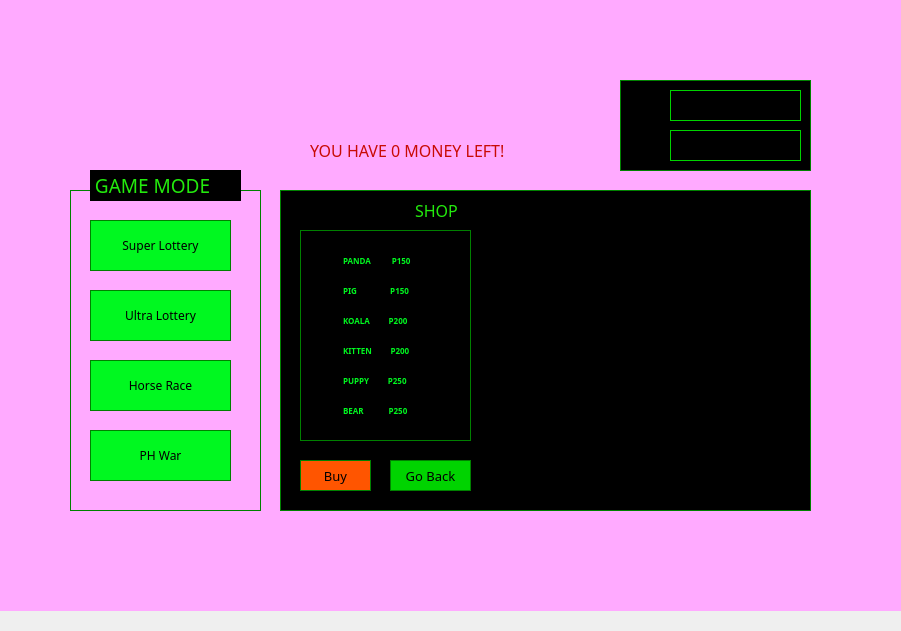
   <widget class="QWidget" name="wmainmenu" native="true">
    <property name="geometry">
     <rect>
      <x>0</x>
      <y>0</y>
      <width>901</width>
      <height>631</height>
     </rect>
    </property>
    <widget class="QLabel" name="mbg">
     <property name="geometry">
      <rect>
       <x>-40</x>
       <y>-10</y>
       <width>971</width>
       <height>621</height>
      </rect>
     </property>
     <property name="mouseTracking">
      <bool>false</bool>
     </property>
     <property name="styleSheet">
      <string notr="true">background-color: rgb(255, 255, 255);
background-color: rgb(255, 170, 255);</string>
     </property>
     <property name="text">
      <string/>
     </property>
     <property name="pixmap">
      <pixmap>../lotterygamez/layout1.png</pixmap>
     </property>
     <property name="scaledContents">
      <bool>true</bool>
     </property>
    </widget>
    <widget class="QLabel" name="lblogo">
     <property name="geometry">
      <rect>
       <x>70</x>
       <y>90</y>
       <width>231</width>
       <height>71</height>
      </rect>
     </property>
     <property name="text">
      <string/>
     </property>
     <property name="pixmap">
      <pixmap>../lotterygamez/LOGOLG.png</pixmap>
     </property>
     <property name="scaledContents">
      <bool>true</bool>
     </property>
    </widget>
    <widget class="QFrame" name="frnamewallet">
     <property name="geometry">
      <rect>
       <x>620</x>
       <y>80</y>
       <width>191</width>
       <height>91</height>
      </rect>
     </property>
     <property name="styleSheet">
      <string notr="true">border: 1px solid green;
background-color: rgb(0, 0, 0);</string>
     </property>
     <property name="frameShape">
      <enum>QFrame::StyledPanel</enum>
     </property>
     <property name="frameShadow">
      <enum>QFrame::Raised</enum>
     </property>
     <widget class="QLabel" name="lblwallet">
      <property name="geometry">
       <rect>
        <x>50</x>
        <y>50</y>
        <width>131</width>
        <height>31</height>
       </rect>
      </property>
      <property name="font">
       <font>
        <family>OCR A Extended</family>
        <pointsize>12</pointsize>
       </font>
      </property>
      <property name="styleSheet">
       <string notr="true">color: rgb(0, 211, 0);
border-color: rgb(0, 211, 0);</string>
      </property>
      <property name="text">
       <string/>
      </property>
     </widget>
     <widget class="QLabel" name="picwallet">
      <property name="geometry">
       <rect>
        <x>10</x>
        <y>50</y>
        <width>31</width>
        <height>31</height>
       </rect>
      </property>
      <property name="styleSheet">
       <string notr="true">background-color: none;
border-color: none;</string>
      </property>
      <property name="text">
       <string/>
      </property>
      <property name="pixmap">
       <pixmap>../lotterygamez/walleticon.png</pixmap>
      </property>
      <property name="scaledContents">
       <bool>true</bool>
      </property>
     </widget>
     <widget class="QLabel" name="picuser">
      <property name="geometry">
       <rect>
        <x>10</x>
        <y>10</y>
        <width>31</width>
        <height>31</height>
       </rect>
      </property>
      <property name="styleSheet">
       <string notr="true">background-color: none;
border-color: none;</string>
      </property>
      <property name="text">
       <string/>
      </property>
      <property name="pixmap">
       <pixmap>playericon.png</pixmap>
      </property>
      <property name="scaledContents">
       <bool>true</bool>
      </property>
     </widget>
     <widget class="QLabel" name="lblpname">
      <property name="geometry">
       <rect>
        <x>50</x>
        <y>10</y>
        <width>131</width>
        <height>31</height>
       </rect>
      </property>
      <property name="font">
       <font>
        <family>OCR A Extended</family>
        <pointsize>12</pointsize>
       </font>
      </property>
      <property name="styleSheet">
       <string notr="true">color: rgb(0, 211, 0);
border-color: rgb(0, 211, 0);</string>
      </property>
      <property name="text">
       <string/>
      </property>
     </widget>
    </widget>
    <widget class="QFrame" name="frgames">
     <property name="geometry">
      <rect>
       <x>70</x>
       <y>190</y>
       <width>191</width>
       <height>321</height>
      </rect>
     </property>
     <property name="styleSheet">
      <string notr="true">border: 1px solid green;</string>
     </property>
     <property name="frameShape">
      <enum>QFrame::StyledPanel</enum>
     </property>
     <property name="frameShadow">
      <enum>QFrame::Raised</enum>
     </property>
     <widget class="QPushButton" name="pbsuperlottery">
      <property name="geometry">
       <rect>
        <x>20</x>
        <y>30</y>
        <width>141</width>
        <height>51</height>
       </rect>
      </property>
      <property name="font">
       <font>
        <family>OCR A Extended</family>
        <pointsize>9</pointsize>
       </font>
      </property>
      <property name="styleSheet">
       <string notr="true">QPushButton
{
   
	background-color: rgb(0, 248, 32);
}

QPushButton:hover
{
   
	background-color: rgb(143, 255, 39);
	
}

QPushButton:pressed
{
   
	background-color: rgb(0, 248, 32);
	
}</string>
      </property>
      <property name="text">
       <string>Super Lottery</string>
      </property>
     </widget>
     <widget class="QPushButton" name="pbhorserace">
      <property name="geometry">
       <rect>
        <x>20</x>
        <y>170</y>
        <width>141</width>
        <height>51</height>
       </rect>
      </property>
      <property name="font">
       <font>
        <family>OCR A Extended</family>
        <pointsize>9</pointsize>
       </font>
      </property>
      <property name="styleSheet">
       <string notr="true">QPushButton
{
   
	background-color: rgb(0, 248, 32);
}

QPushButton:hover
{
   
	background-color: rgb(143, 255, 39);
	
}

QPushButton:pressed
{
   
	background-color: rgb(0, 248, 32);
	
}</string>
      </property>
      <property name="text">
       <string>Horse Race</string>
      </property>
     </widget>
     <widget class="QPushButton" name="pbphwar">
      <property name="geometry">
       <rect>
        <x>20</x>
        <y>240</y>
        <width>141</width>
        <height>51</height>
       </rect>
      </property>
      <property name="font">
       <font>
        <family>OCR A Extended</family>
        <pointsize>9</pointsize>
       </font>
      </property>
      <property name="styleSheet">
       <string notr="true">QPushButton
{
   
	background-color: rgb(0, 248, 32);
}

QPushButton:hover
{
   
	background-color: rgb(143, 255, 39);
	
}

QPushButton:pressed
{
   
	background-color: rgb(0, 248, 32);
	
}</string>
      </property>
      <property name="text">
       <string>PH War</string>
      </property>
     </widget>
     <widget class="QPushButton" name="pbultralottery">
      <property name="geometry">
       <rect>
        <x>20</x>
        <y>100</y>
        <width>141</width>
        <height>51</height>
       </rect>
      </property>
      <property name="font">
       <font>
        <family>OCR A Extended</family>
        <pointsize>9</pointsize>
       </font>
      </property>
      <property name="styleSheet">
       <string notr="true">QPushButton
{
   
	background-color: rgb(0, 248, 32);
}

QPushButton:hover
{
   
	background-color: rgb(143, 255, 39);
	
}

QPushButton:pressed
{
   
	background-color: rgb(0, 248, 32);
	
}</string>
      </property>
      <property name="text">
       <string>Ultra Lottery</string>
      </property>
     </widget>
    </widget>
    <widget class="QLabel" name="lbgamemode">
     <property name="geometry">
      <rect>
       <x>90</x>
       <y>170</y>
       <width>151</width>
       <height>31</height>
      </rect>
     </property>
     <property name="font">
      <font>
       <family>OCR A Extended</family>
       <pointsize>14</pointsize>
       <weight>50</weight>
       <bold>false</bold>
      </font>
     </property>
     <property name="mouseTracking">
      <bool>true</bool>
     </property>
     <property name="styleSheet">
      <string notr="true">background-color: rgb(0, 0, 0);
color: rgb(35, 234, 13);</string>
     </property>
     <property name="text">
      <string> GAME MODE</string>
     </property>
    </widget>
    <widget class="QFrame" name="frbag">
     <property name="geometry">
      <rect>
       <x>620</x>
       <y>190</y>
       <width>191</width>
       <height>261</height>
      </rect>
     </property>
     <property name="styleSheet">
      <string notr="true">border: 1px solid green;
background-color: rgb(0, 0, 0);</string>
     </property>
     <property name="frameShape">
      <enum>QFrame::StyledPanel</enum>
     </property>
     <property name="frameShadow">
      <enum>QFrame::Raised</enum>
     </property>
     <widget class="QLabel" name="lbbag">
      <property name="geometry">
       <rect>
        <x>70</x>
        <y>10</y>
        <width>51</width>
        <height>21</height>
       </rect>
      </property>
      <property name="font">
       <font>
        <family>OCR A Extended</family>
        <pointsize>12</pointsize>
        <weight>50</weight>
        <bold>false</bold>
       </font>
      </property>
      <property name="mouseTracking">
       <bool>true</bool>
      </property>
      <property name="styleSheet">
       <string notr="true">background-color: rgb(0, 0, 0);
border-color: rgb(0, 0, 0);
color: rgb(35, 234, 13);</string>
      </property>
      <property name="text">
       <string>BAG</string>
      </property>
     </widget>
     <widget class="QLabel" name="lblitem1">
      <property name="geometry">
       <rect>
        <x>20</x>
        <y>50</y>
        <width>61</width>
        <height>51</height>
       </rect>
      </property>
      <property name="styleSheet">
       <string notr="true">border: 0px;</string>
      </property>
      <property name="text">
       <string/>
      </property>
      <property name="pixmap">
       <pixmap>../lotterygamez/panda.png</pixmap>
      </property>
      <property name="scaledContents">
       <bool>true</bool>
      </property>
     </widget>
     <widget class="QLabel" name="lblitem3">
      <property name="geometry">
       <rect>
        <x>20</x>
        <y>110</y>
        <width>61</width>
        <height>61</height>
       </rect>
      </property>
      <property name="styleSheet">
       <string notr="true">border: 0px;</string>
      </property>
      <property name="text">
       <string/>
      </property>
      <property name="pixmap">
       <pixmap>../lotterygamez/koala.png</pixmap>
      </property>
      <property name="scaledContents">
       <bool>true</bool>
      </property>
     </widget>
     <widget class="QLabel" name="lblitem5">
      <property name="geometry">
       <rect>
        <x>20</x>
        <y>180</y>
        <width>61</width>
        <height>61</height>
       </rect>
      </property>
      <property name="styleSheet">
       <string notr="true">border: 0px;</string>
      </property>
      <property name="text">
       <string/>
      </property>
      <property name="pixmap">
       <pixmap>../lotterygamez/puppy.png</pixmap>
      </property>
      <property name="scaledContents">
       <bool>true</bool>
      </property>
     </widget>
     <widget class="QLabel" name="lblitem2">
      <property name="geometry">
       <rect>
        <x>110</x>
        <y>40</y>
        <width>61</width>
        <height>61</height>
       </rect>
      </property>
      <property name="styleSheet">
       <string notr="true">border: 0px;</string>
      </property>
      <property name="text">
       <string/>
      </property>
      <property name="pixmap">
       <pixmap>../lotterygamez/pig.png</pixmap>
      </property>
      <property name="scaledContents">
       <bool>true</bool>
      </property>
     </widget>
     <widget class="QLabel" name="lblitem4">
      <property name="geometry">
       <rect>
        <x>110</x>
        <y>110</y>
        <width>61</width>
        <height>61</height>
       </rect>
      </property>
      <property name="styleSheet">
       <string notr="true">border: 0px;</string>
      </property>
      <property name="text">
       <string/>
      </property>
      <property name="pixmap">
       <pixmap>../lotterygamez/cat.png</pixmap>
      </property>
      <property name="scaledContents">
       <bool>true</bool>
      </property>
     </widget>
     <widget class="QLabel" name="lblitem6">
      <property name="geometry">
       <rect>
        <x>110</x>
        <y>180</y>
        <width>61</width>
        <height>61</height>
       </rect>
      </property>
      <property name="styleSheet">
       <string notr="true">border: 0px;</string>
      </property>
      <property name="text">
       <string/>
      </property>
      <property name="pixmap">
       <pixmap>../lotterygamez/bear.png</pixmap>
      </property>
      <property name="scaledContents">
       <bool>true</bool>
      </property>
     </widget>
    </widget>
    <widget class="QPushButton" name="pbshop">
     <property name="geometry">
      <rect>
       <x>620</x>
       <y>470</y>
       <width>91</width>
       <height>41</height>
      </rect>
     </property>
     <property name="font">
      <font>
       <family>OCR A Extended</family>
       <pointsize>14</pointsize>
      </font>
     </property>
     <property name="styleSheet">
      <string notr="true">QPushButton
{
	background-color: rgb(255, 199, 0);
}

QPushButton:hover
{
   
	background-color: rgb(255, 234, 3);
	
}

QPushButton:pressed
{
   
	background-color: rgb(255, 199, 0);
	
}</string>
     </property>
     <property name="text">
      <string>Shop</string>
     </property>
    </widget>
    <widget class="QPushButton" name="pbexit">
     <property name="geometry">
      <rect>
       <x>730</x>
       <y>470</y>
       <width>81</width>
       <height>41</height>
      </rect>
     </property>
     <property name="font">
      <font>
       <family>OCR A Extended</family>
       <pointsize>14</pointsize>
      </font>
     </property>
     <property name="styleSheet">
      <string notr="true">QPushButton
{
	background-color: rgb(200, 11, 4);
}

QPushButton:hover
{
   
	background-color: rgb(241, 12, 4);
	
}

QPushButton:pressed
{
   
	background-color: rgb(200, 11, 4);
	
}</string>
     </property>
     <property name="text">
      <string>Exit</string>
     </property>
    </widget>
    <widget class="QFrame" name="frshop">
     <property name="geometry">
      <rect>
       <x>280</x>
       <y>190</y>
       <width>531</width>
       <height>321</height>
      </rect>
     </property>
     <property name="styleSheet">
      <string notr="true">background-color: rgb(0, 0, 0);
border: 1px solid green;
</string>
     </property>
     <property name="frameShape">
      <enum>QFrame::StyledPanel</enum>
     </property>
     <property name="frameShadow">
      <enum>QFrame::Raised</enum>
     </property>
     <widget class="QLabel" name="lbshop">
      <property name="geometry">
       <rect>
        <x>130</x>
        <y>10</y>
        <width>61</width>
        <height>21</height>
       </rect>
      </property>
      <property name="font">
       <font>
        <family>OCR A Extended</family>
        <pointsize>12</pointsize>
        <weight>50</weight>
        <bold>false</bold>
       </font>
      </property>
      <property name="mouseTracking">
       <bool>true</bool>
      </property>
      <property name="styleSheet">
       <string notr="true">background-color: rgb(0, 0, 0);
border-color: rgb(0, 0, 0);
color: rgb(35, 234, 13);</string>
      </property>
      <property name="text">
       <string>SHOP</string>
      </property>
     </widget>
     <widget class="QLabel" name="lblselecttoypic">
      <property name="geometry">
       <rect>
        <x>230</x>
        <y>40</y>
        <width>261</width>
        <height>251</height>
       </rect>
      </property>
      <property name="styleSheet">
       <string notr="true">border-color: rgb(0, 0, 0);</string>
      </property>
      <property name="text">
       <string/>
      </property>
      <property name="pixmap">
       <pixmap>../lotterygamez/black.png</pixmap>
      </property>
      <property name="scaledContents">
       <bool>true</bool>
      </property>
     </widget>
     <widget class="QFrame" name="frtoys">
      <property name="geometry">
       <rect>
        <x>20</x>
        <y>40</y>
        <width>171</width>
        <height>211</height>
       </rect>
      </property>
      <property name="frameShape">
       <enum>QFrame::StyledPanel</enum>
      </property>
      <property name="frameShadow">
       <enum>QFrame::Raised</enum>
      </property>
      <widget class="QRadioButton" name="radioButton">
       <property name="geometry">
        <rect>
         <x>20</x>
         <y>10</y>
         <width>131</width>
         <height>41</height>
        </rect>
       </property>
       <property name="font">
        <font>
         <family>Small Fonts</family>
         <pointsize>6</pointsize>
         <weight>75</weight>
         <bold>true</bold>
        </font>
       </property>
       <property name="styleSheet">
        <string notr="true">border-color: rgb(0, 0, 0);
color: rgb(0, 248, 32);</string>
       </property>
       <property name="text">
        <string> PANDA          P150</string>
       </property>
      </widget>
      <widget class="QRadioButton" name="radioButton_2">
       <property name="geometry">
        <rect>
         <x>20</x>
         <y>40</y>
         <width>131</width>
         <height>41</height>
        </rect>
       </property>
       <property name="font">
        <font>
         <family>Small Fonts</family>
         <pointsize>6</pointsize>
         <weight>75</weight>
         <bold>true</bold>
        </font>
       </property>
       <property name="styleSheet">
        <string notr="true">border-color: rgb(0, 0, 0);
color: rgb(0, 248, 32);</string>
       </property>
       <property name="text">
        <string> PIG                P150</string>
       </property>
      </widget>
      <widget class="QRadioButton" name="radioButton_3">
       <property name="geometry">
        <rect>
         <x>20</x>
         <y>70</y>
         <width>131</width>
         <height>41</height>
        </rect>
       </property>
       <property name="font">
        <font>
         <family>Small Fonts</family>
         <pointsize>6</pointsize>
         <weight>75</weight>
         <bold>true</bold>
        </font>
       </property>
       <property name="styleSheet">
        <string notr="true">border-color: rgb(0, 0, 0);
color: rgb(0, 248, 32);</string>
       </property>
       <property name="text">
        <string> KOALA         P200</string>
       </property>
      </widget>
      <widget class="QRadioButton" name="radioButton_4">
       <property name="geometry">
        <rect>
         <x>20</x>
         <y>100</y>
         <width>131</width>
         <height>41</height>
        </rect>
       </property>
       <property name="font">
        <font>
         <family>Small Fonts</family>
         <pointsize>6</pointsize>
         <weight>75</weight>
         <bold>true</bold>
        </font>
       </property>
       <property name="styleSheet">
        <string notr="true">border-color: rgb(0, 0, 0);
color: rgb(0, 248, 32);</string>
       </property>
       <property name="text">
        <string> KITTEN         P200</string>
       </property>
      </widget>
      <widget class="QRadioButton" name="radioButton_5">
       <property name="geometry">
        <rect>
         <x>20</x>
         <y>130</y>
         <width>131</width>
         <height>41</height>
        </rect>
       </property>
       <property name="font">
        <font>
         <family>Small Fonts</family>
         <pointsize>6</pointsize>
         <weight>75</weight>
         <bold>true</bold>
        </font>
       </property>
       <property name="styleSheet">
        <string notr="true">border-color: rgb(0, 0, 0);
color: rgb(0, 248, 32);</string>
       </property>
       <property name="text">
        <string> PUPPY         P250</string>
       </property>
      </widget>
      <widget class="QRadioButton" name="radioButton_6">
       <property name="geometry">
        <rect>
         <x>20</x>
         <y>160</y>
         <width>131</width>
         <height>41</height>
        </rect>
       </property>
       <property name="font">
        <font>
         <family>Small Fonts</family>
         <pointsize>6</pointsize>
         <weight>75</weight>
         <bold>true</bold>
        </font>
       </property>
       <property name="styleSheet">
        <string notr="true">border-color: rgb(0, 0, 0);
color: rgb(0, 248, 32);</string>
       </property>
       <property name="text">
        <string> BEAR            P250</string>
       </property>
      </widget>
     </widget>
     <widget class="QPushButton" name="pbshop_2">
      <property name="geometry">
       <rect>
        <x>20</x>
        <y>270</y>
        <width>71</width>
        <height>31</height>
       </rect>
      </property>
      <property name="font">
       <font>
        <family>OCR A Extended</family>
        <pointsize>10</pointsize>
       </font>
      </property>
      <property name="styleSheet">
       <string notr="true">QPushButton
{
background-color: rgb(255, 85, 0);
}

QPushButton:hover
{
background-color: rgb(255, 158, 1);
	
}

QPushButton:pressed
{
   
	background-color: rgb(255, 85, 0);
	
}</string>
      </property>
      <property name="text">
       <string>Buy</string>
      </property>
     </widget>
     <widget class="QPushButton" name="pbshop_3">
      <property name="geometry">
       <rect>
        <x>110</x>
        <y>270</y>
        <width>81</width>
        <height>31</height>
       </rect>
      </property>
      <property name="font">
       <font>
        <family>OCR A Extended</family>
        <pointsize>10</pointsize>
       </font>
      </property>
      <property name="styleSheet">
       <string notr="true">QPushButton
{
background-color: rgb(0, 211, 0);
}

QPushButton:hover
{
   
	background-color: rgb(0, 254, 0);
	
}

QPushButton:pressed
{
   
	background-color: rgb(0, 211, 0);
	
}</string>
      </property>
      <property name="text">
       <string>Go Back</string>
      </property>
     </widget>
    </widget>
    <widget class="QLabel" name="lgpic">
     <property name="geometry">
      <rect>
       <x>280</x>
       <y>220</y>
       <width>311</width>
       <height>241</height>
      </rect>
     </property>
     <property name="text">
      <string/>
     </property>
     <property name="pixmap">
      <pixmap>../lotterygamez/LG1.png</pixmap>
     </property>
     <property name="scaledContents">
      <bool>true</bool>
     </property>
    </widget>
    <widget class="QLabel" name="lblnomoney">
     <property name="geometry">
      <rect>
       <x>310</x>
       <y>130</y>
       <width>271</width>
       <height>41</height>
      </rect>
     </property>
     <property name="font">
      <font>
       <family>OCR A Extended</family>
       <pointsize>12</pointsize>
       <underline>false</underline>
      </font>
     </property>
     <property name="styleSheet">
      <string notr="true">color: rgb(200, 11, 4);
</string>
     </property>
     <property name="text">
      <string>YOU HAVE 0 MONEY LEFT!</string>
     </property>
    </widget>
    <zorder>mbg</zorder>
    <zorder>lblogo</zorder>
    <zorder>frnamewallet</zorder>
    <zorder>frgames</zorder>
    <zorder>lbgamemode</zorder>
    <zorder>frbag</zorder>
    <zorder>pbshop</zorder>
    <zorder>pbexit</zorder>
    <zorder>lgpic</zorder>
    <zorder>frshop</zorder>
    <zorder>lblnomoney</zorder>
   </widget>
